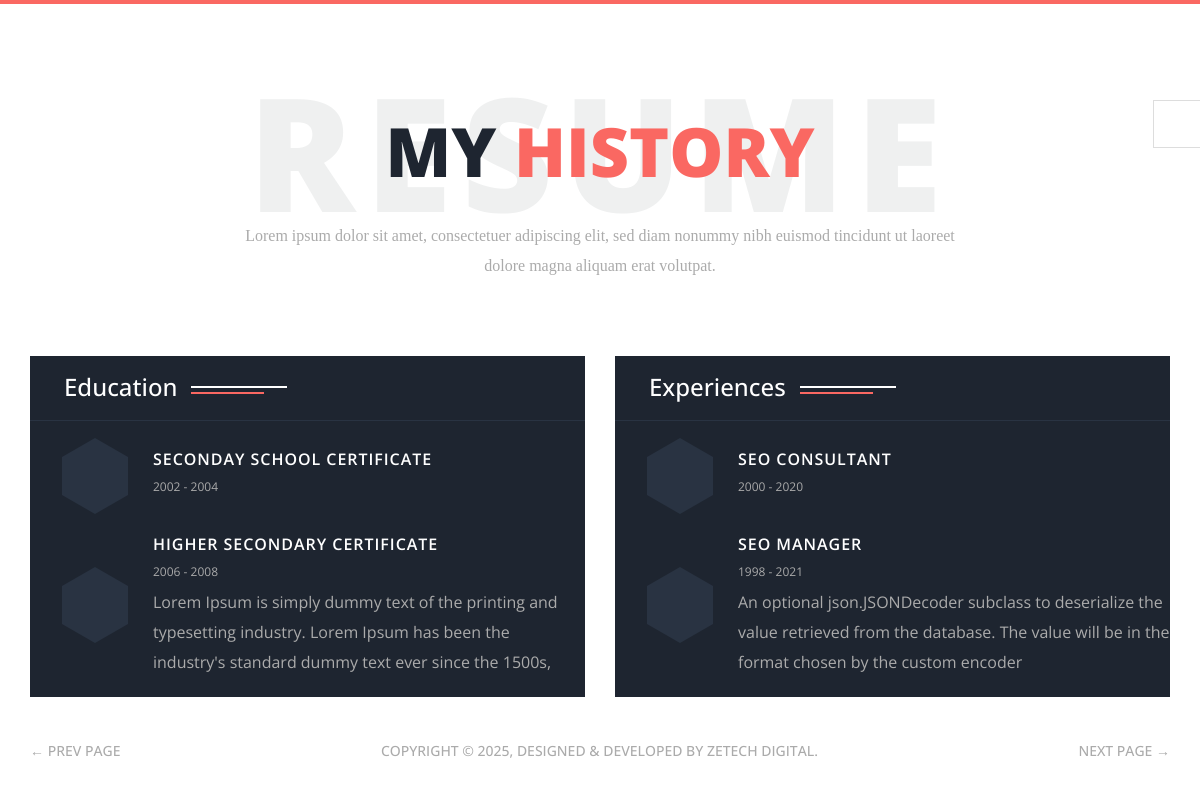
Screenshot of /resume/ with the database file from the repository.
### portfolio/models.py (models this page shows, shortened)
class Education(models.Model):
    title = models.CharField(max_length=100)
    from_year = models.IntegerField()
    end_year = models.IntegerField()
    description = models.TextField(blank=True,null=True)

class Experiences(models.Model):
    title = models.CharField(max_length=100)
    from_year = models.IntegerField()
    end_year = models.IntegerField()
    description = models.TextField(blank=True,null=True)

### portfolio/views.py (the view)
# urls.py: path('resume/', resume, name='resume'),
def resume(request):
    education = Education.objects.all()
    experiences = Experiences.objects.all()
    context = {
        'educations': education,
        'experiences': experiences,
    }
    return render(request, 'portfolio/resume.html', context)

### templates/portfolio/resume.html (shortened to what this page needs)
{% extends 'base.html' %}
{% load static %}
{% block content %}
<main class="site-wrapper">
  <div class="pt-table">
    <div class="pt-tablecell page-resume relative">
      <div class="container">
        <div class="row">
          <div class="col-xs-12 col-md-offset-1 col-md-10 col-lg-offset-2 col-lg-8">
            <div class="page-title text-center">
              <h2>My <span class="primary">history</span> <span class="title-bg">Resume</span></h2>
              <p>Lorem ipsum dolor sit amet, consectetuer adipiscing elit, sed diam nonummy nibh euismod tincidunt ut
                laoreet dolore magna aliquam erat volutpat.</p>
            </div>
          </div>
        </div>
        <div class="row">
          <div class="col-xs-12 col-sm-6">
            <div class="history-block">
              <div class="section-title light clear">
                <h3>Education</h3>
              </div>
              <div class="history-scroller">
                {% for education in educations %}
                <div class="history-item">
                  <div class="history-icon">
                    <span class="history-hex"></span>
                  </div>
                  <div class="history-text">
                    <h5>{{  education.title }}</h5>
                    <span>{{education.from_year}} - {{education.end_year}}</span>
                    <p>{{education.description}}</p>
                  </div>
                </div>
                {% endfor %}
              </div>
            </div>
          </div>
          <div class="col-xs-12 col-sm-6">
            <div class="history-block">
              <div class="section-title light clear">
                <h3>Experiences</h3>
              </div>
              <div class="history-scroller">
                {% for experience in experiences %}
                <div class="history-item">
                  <div class="history-icon">
                    <span class="history-hex"></span>
                  </div>
                  <div class="history-text">
                    <h5>{{experience.title}}</h5>
                    <span>{{experience.from_year}} - {{experience.end_year}}</span>
                    <p>{{experience.description}}</p>
                  </div>
                </div>
                {% endfor %}
              </div>
            </div>
          </div>
        </div>
      </div>
      <nav class="page-nav clear">
  <div class="container">
    <div class="flex flex-middle space-between">
      <span class="prev-page"><a href="{% url 'services' %}" class="link">&larr; Prev Page</a></span>
{% include 'partial/copyright.html' %}
      <span class="next-page"><a href="{% url 'works' %}" class="link">Next Page &rarr;</a></span>
    </div>
  </div>
</nav>
    </div>
  </div>
</main>
{% endblock %}

### static/css/style.css (style rules this page uses)
body { font-family: "Libre Baskerville", serif; font-weight: 400; font-size: 16px; line-height: 30px; color: #ababab; }
a { color: inherit; transition: all 0.3s ease 0s; }
h1, h2, h3, h4, h5, h6 { color: #1e2530; font-family: "Open Sans", sans-serif; margin: 0; line-height: 1.3; }
p { margin-bottom: 20px; }
p:last-child { margin-bottom: 0; }
.clear:before, .clear:after { content: " "; display: table; }
.clear:after { clear: both; }
.pt-table { display: table; width: 100%; height: calc(100vh - 4px); }
.pt-tablecell { display: table-cell; vertical-align: middle; }
.relative { position: relative; }
.primary, .link:hover { color: #fa6862; }
.flex { display: -moz-flex; display: flex; }
.flex-middle { -moz-align-items: center; align-items: center; }
.space-between { -moz-justify-content: space-between; justify-content: space-between; }
.site-wrapper { border-top: 4px solid #fa6862; }
.page-title { margin-bottom: 75px; }
.page-title h2 { font-size: 68px; margin-bottom: 25px; position: relative; z-index: 0; font-weight: 900; text-transform: uppercase; }
.page-title p { font-size: 16px; }
.page-title .title-bg { color: rgba(30, 37, 48, 0.07); font-size: 158px; left: 0; letter-spacing: 10px; line-height: 0.7; position: absolute; right: 0; top: 50%; z-index: -1; transform: translateY(-50%); }
.section-title { margin-bottom: 20px; overflow: hidden; }
.section-title h3 { display: inline-block; position: relative; }
.section-title h3::before, .section-title h3::after { content: ""; height: 2px; position: absolute; bottom: 8px; left: calc(100% + 14px); }
.section-title h3::before { background-color: #1e2530; width: 96px; bottom: 14px; }
.section-title h3::after { background-color: #fa6862; width: 73px; }
.section-title.light h3 { color: #fff; }
.section-title.light h3::before { background-color: #fff; }
.page-nav { bottom: 40px; left: 0; position: absolute; right: 0; }
.page-nav span { font-family: "Open Sans", sans-serif; font-size: 14px; font-weight: 500; line-height: 1.3; text-transform: uppercase; }
.history-block { background-color: #1e2530; position: relative; }
.history-block .section-title { background-color: #1e2530; border-bottom: 1px solid #293342; left: 0; margin-bottom: 0; padding: 15px 34px 14px; position: absolute; right: 0; top: 0; z-index: 1; }
.history-scroller { padding-top: 82px; max-height: 377px; }
.history-item { display: table; font-family: "Open Sans", sans-serif; padding-left: 32px; margin-bottom: 20px; width: 100%; }
.history-item > * { display: table-cell; vertical-align: middle; }
.history-item .history-icon { padding-right: 25px; position: relative; width: 66px; }
.history-item h5 { color: #fff; font-size: 16px; font-weight: 600; letter-spacing: 0.96px; text-transform: uppercase; }
.history-item span { color: #aaaaaa; font-size: 12px; }
.history-hex { display: block; position: relative; width: 66px; height: 38.11px; background-color: #293342; margin: 19.05px 0; }
.history-hex::before, .history-hex::after { content: ""; position: absolute; width: 0; border-left: 33px solid transparent; border-right: 33px solid transparent; }
.history-hex::before { bottom: 100%; border-bottom: 19.05px solid #293342; }
.history-hex::after { top: 100%; width: 0; border-top: 19.05px solid #293342; }

### rows the page displays
Education: title "SECONDAY SCHOOL CERTIFICATE", from_year "2002", end_year "2004"
Education: title "HIGHER SECONDARY CERTIFICATE", from_year "2006", end_year "2008", description "Lorem Ipsum is simply dummy text of the printing and typesetting industry. Lorem Ipsum has been the industry's standard dummy text ever since the 1500s,"
Experiences: title "SEO CONSULTANT", from_year "2000", end_year "2020"
Experiences: title "SEO MANAGER", from_year "1998", end_year "2021", description "An optional json.JSONDecoder subclass to deserialize the value retrieved from the database. The value will be in the format chosen by the custom encoder"
